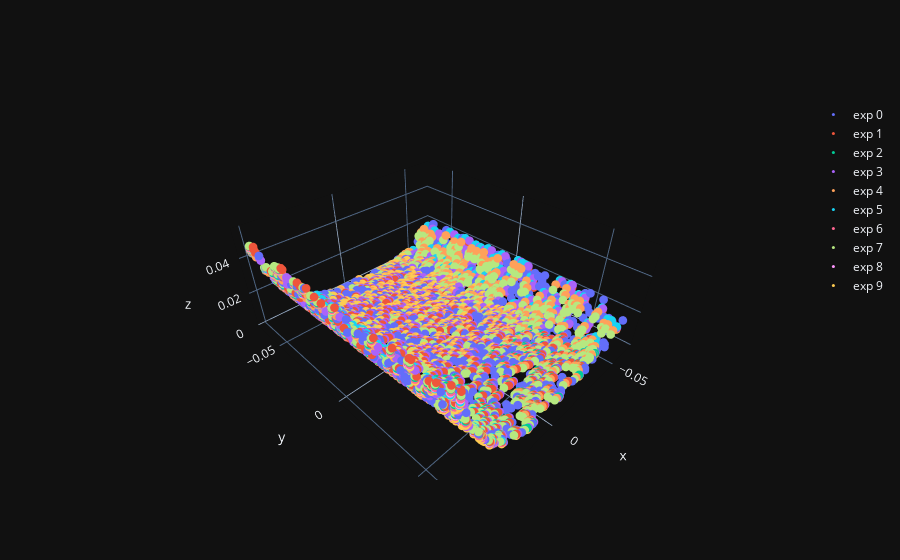

The code cell stored with this chart in its notebook:
### Code cell
# plot the sampled points in the same plot but different colors
fig = go.Figure()
for i in range(len(dataset_sampled_points)):
    curr_sampled_points = dataset_sampled_points[i].detach()
    fig.add_trace(go.Scatter3d(x=curr_sampled_points[:,0], y=curr_sampled_points[:,1], z=curr_sampled_points[:,2], mode='markers', marker=dict(size=3), name="exp "+str(i)))
fig.show()

### Figure 1 — Plotly figure (JSON) as saved in the notebook; plotly's stock layout.template omitted (floating-point values rounded to 4 significant figures; data arrays with more than 128 entries replaced by an {"elided": "..."} marker saying what was removed)
{"data": [{"marker": {"size": 3}, "mode": "markers", "name": "exp 0", "x": {"elided": "1000 float values"}, "y": {"elided": "1000 float values"}, "z": {"elided": "1000 float values"}, "type": "scatter3d"}, {"marker": {"size": 3}, "mode": "markers", "name": "exp 1", "x": {"elided": "1000 float values"}, "y": {"elided": "1000 float values"}, "z": {"elided": "1000 float values"}, "type": "scatter3d"}, {"marker": {"size": 3}, "mode": "markers", "name": "exp 2", "x": {"elided": "1000 float values"}, "y": {"elided": "1000 float values"}, "z": {"elided": "1000 float values"}, "type": "scatter3d"}, {"marker": {"size": 3}, "mode": "markers", "name": "exp 3", "x": {"elided": "1000 float values"}, "y": {"elided": "1000 float values"}, "z": {"elided": "1000 float values"}, "type": "scatter3d"}, {"marker": {"size": 3}, "mode": "markers", "name": "exp 4", "x": {"elided": "1000 float values"}, "y": {"elided": "1000 float values"}, "z": {"elided": "1000 float values"}, "type": "scatter3d"}, {"marker": {"size": 3}, "mode": "markers", "name": "exp 5", "x": {"elided": "1000 float values"}, "y": {"elided": "1000 float values"}, "z": {"elided": "1000 float values"}, "type": "scatter3d"}, {"marker": {"size": 3}, "mode": "markers", "name": "exp 6", "x": {"elided": "1000 float values"}, "y": {"elided": "1000 float values"}, "z": {"elided": "1000 float values"}, "type": "scatter3d"}, {"marker": {"size": 3}, "mode": "markers", "name": "exp 7", "x": {"elided": "1000 float values"}, "y": {"elided": "1000 float values"}, "z": {"elided": "1000 float values"}, "type": "scatter3d"}, {"marker": {"size": 3}, "mode": "markers", "name": "exp 8", "x": {"elided": "1000 float values"}, "y": {"elided": "1000 float values"}, "z": {"elided": "1000 float values"}, "type": "scatter3d"}, {"marker": {"size": 3}, "mode": "markers", "name": "exp 9", "x": {"elided": "1000 float values"}, "y": {"elided": "1000 float values"}, "z": {"elided": "1000 float values"}, "type": "scatter3d"}], "layout": {}}
